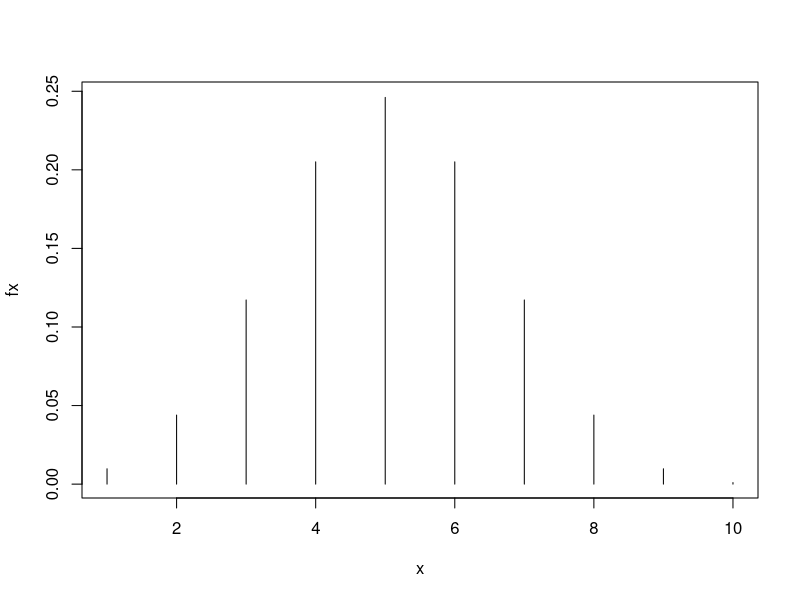
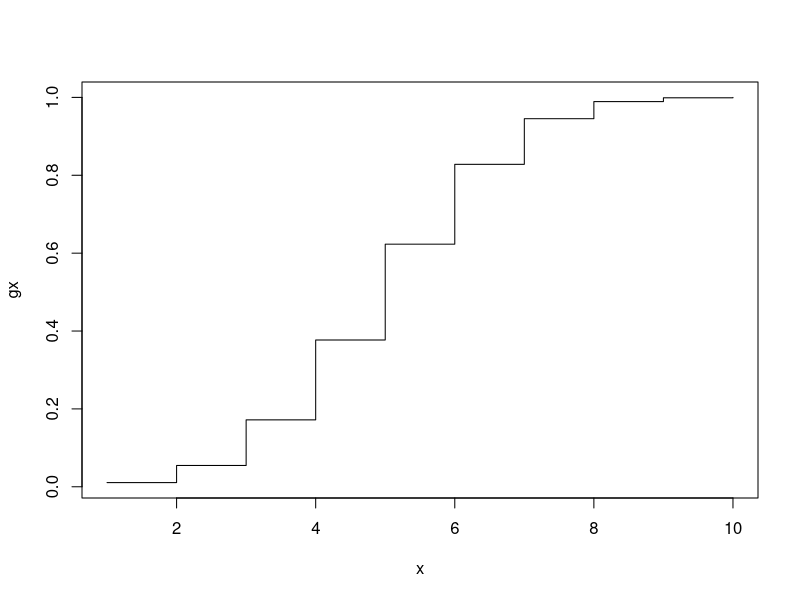

Recreate these plots in R, in order.
## ---- chunk 1
knitr::opts_chunk$set(echo = FALSE)
## ---- chunk 2
x <- 1:10
fx <- dbinom(x, 10, 0.5)
## ---- chunk 3
plot(x, fx, type='h')
## ---- chunk 4
x <- 1:10
gx <- pbinom(x, 10, 0.5)
## ---- chunk 5
plot(x, gx, type='s')
## ---- chunk 6
lambda <- 1
## ---- chunk 7
- dpois(x, lambda)
- ppois(x, lambda)
- qpois(x, lambda)
- rpois(x, lambda)
## ---- chunk 8

## ---- chunk 9
- dnorm(x)
- pnorm(x)
- qnorm(x)
- rnorm(x)
